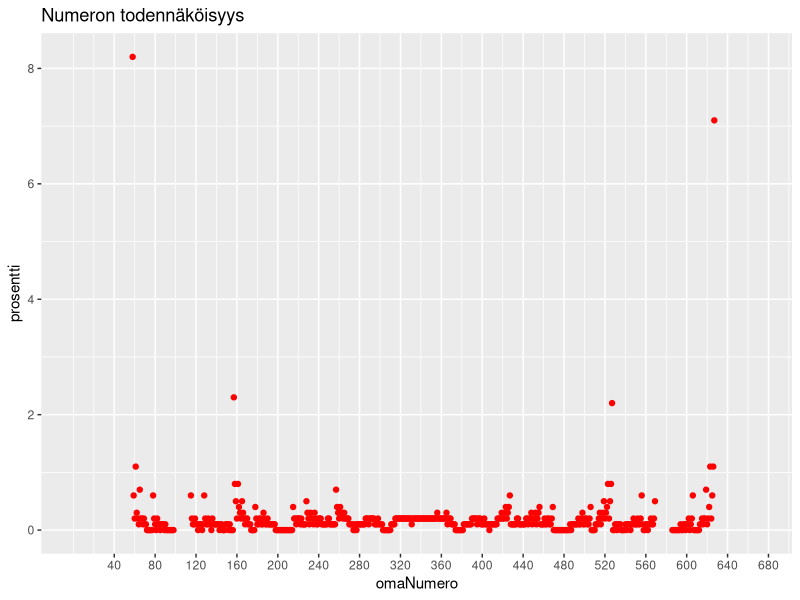
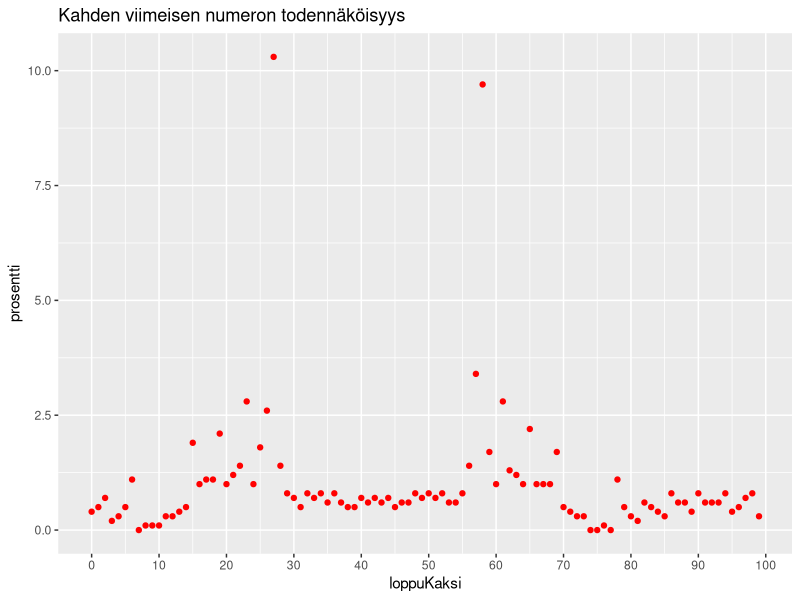
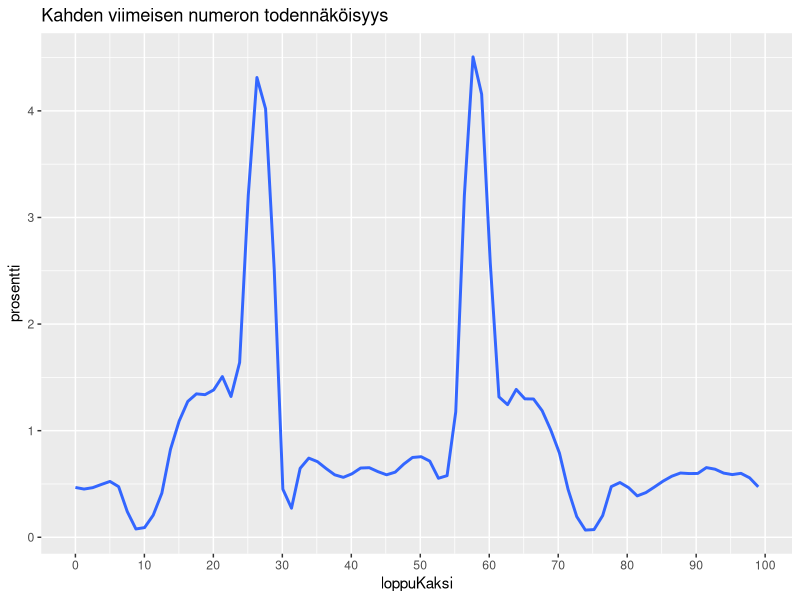
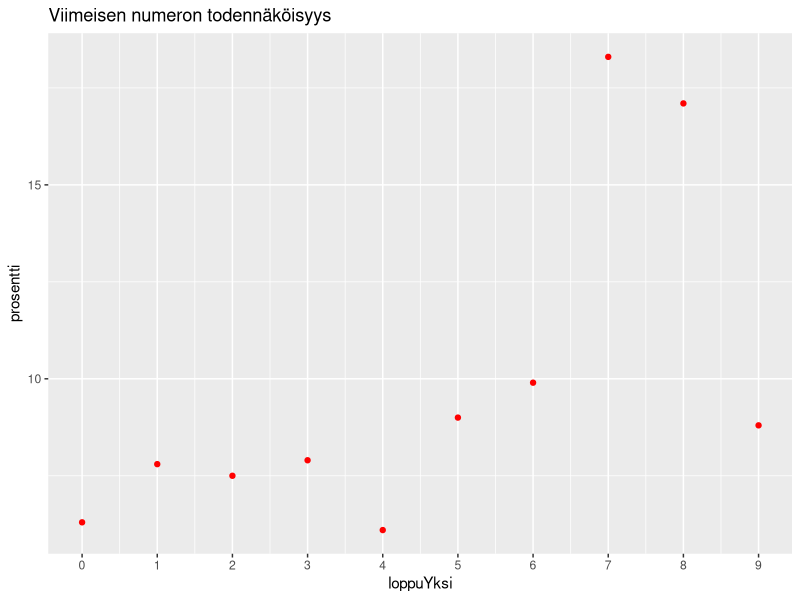

Reproduce these figures in R, in order.
## ---- chunk 1

library(tidyverse)
library(ggplot2)

## ---- chunk 2




#Nopeutetaan laskentaa koodaamalla saman pituiset listat samalla koodilla. Käytetään vektoreita nopeuttamaan laskua
#Huom! Oletetaan, että oma lista on koodilla numero 1
listaKoodi <- c(1,  1,  1,   1, 1,     2,  3,  4,  5,  6, 6,  7,  8,8)
listaPituus<- c(100,                  71, 58,  21, 8,     4,  2,    1)

omaKoodi <- 1  #Listan koodi jolla itse on
omaSijoitus <- 56 #Oma sijainti omalla listalla


pieninNumeroKorjaus <- 1  #Ykkösen ja pienimmän jaetun ehdokasnumeron ero. Normaalisti pienin ehdokasnumero on 2, jolloin pieninNumeroKorjaus=1 

listaLukumaara <- length(listaKoodi) #nopeuttamiseksi tehdään oma muuttuja


ehdokkaidenMaara <- sum(listaPituus[listaKoodi])
uniikitListaPituudet <- length(unique(listaKoodi))

uniikkienKombinaatioidenMaara <- factorial(uniikitListaPituudet)

## ---- chunk 3

omaNumeroSimuloitu <- NULL

for (kokeilu in 1:uniikkienKombinaatioidenMaara){

otos <- sample(listaKoodi)  #Oletuksena järjestää luvut

#Yhdellä askeleella:
#Lasketaan slotin otos[i] listan pituus
#Lasketaan yhteen millä numerolla lista otos[i] alkaa, tehden alkunumeron korjaus
#Poistetaan viimeinen cumsum turhana
alkuKohta <- (c(1,cumsum(listaPituus[otos]))+pieninNumeroKorjaus)[1:listaLukumaara]

#Kaikki mahdolliset omat numerot, lisätään vektoriin
omaNumeroSimuloitu <- c(omaNumeroSimuloitu,alkuKohta[otos==omaKoodi]+omaSijoitus)

}

pNumero <- as.data.frame(table(omaNumeroSimuloitu)/length(omaNumeroSimuloitu)) %>% 
  mutate(omaNumero=as.numeric(as.character(omaNumeroSimuloitu))) %>%
  select(omaNumero,Freq)


## ---- chunk 4

## ---- chunk 5


todennak <- pNumero %>%
  arrange(desc(Freq)) %>%
  rename(prosentti=Freq) %>%
  mutate(prosentti=round(100*prosentti,1)) %>%
  mutate(loppuKaksi = omaNumero %% 100) %>%
  mutate(loppuYksi = omaNumero %% 10) 

write.csv(todennak,file="Todennakoisyydet.csv")

loppuKaksi <- todennak %>% group_by(loppuKaksi) %>% summarize(prosentti=sum(prosentti)) %>% arrange(desc(prosentti))

loppuYksi <- todennak %>% group_by(loppuYksi) %>% summarize(prosentti=sum(prosentti)) %>% arrange(desc(prosentti))

todennak_print <- todennak %>%
  mutate(yhteensa=cumsum(prosentti)) %>%
  select(omaNumero,prosentti,yhteensa)
print(head(todennak_print,20))


## ---- chunk 6


gPlot <- ggplot(todennak)+
  geom_point(aes(x=omaNumero,y=prosentti),col="red")+
  coord_cartesian(xlim=c(1+pieninNumeroKorjaus,ehdokkaidenMaara))+
  scale_x_continuous(breaks=seq(40,700,40))+

  ggtitle("Numeron todennäköisyys")

print(gPlot)


gPlot2 <- ggplot(loppuKaksi)+
  geom_point(aes(x=loppuKaksi,y=prosentti),col="red")+
  scale_x_continuous(breaks=seq(0,100,10))+

  ggtitle("Kahden viimeisen numeron todennäköisyys")

print(gPlot2)


gPlot3 <-  ggplot(loppuKaksi)+
  geom_smooth(aes(x=loppuKaksi,y=prosentti),span=0.1,se=FALSE)+
    scale_x_continuous(breaks=seq(0,100,10))+
  ggtitle("Kahden viimeisen numeron todennäköisyys")

print(gPlot3) 


gPlot4 <- ggplot(loppuYksi)+
  geom_point(aes(x=loppuYksi,y=prosentti),col="red")+
  scale_x_continuous(breaks=seq(0,10,1))+

  ggtitle("Viimeisen numeron todennäköisyys")

print(gPlot4)

